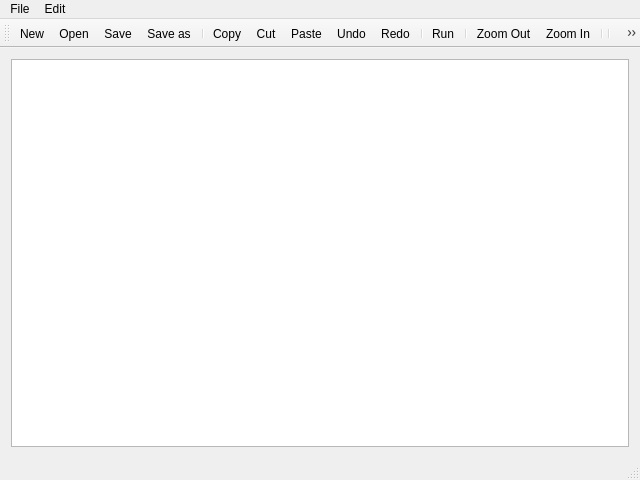
<?xml version="1.0" encoding="UTF-8"?>
<ui version="4.0">
 <class>Editor</class>
 <widget class="QMainWindow" name="Editor">
  <property name="geometry">
   <rect>
    <x>0</x>
    <y>0</y>
    <width>640</width>
    <height>480</height>
   </rect>
  </property>
  <property name="windowTitle">
   <string>Editor</string>
  </property>
  <widget class="QWidget" name="centralWidget">
   <layout class="QVBoxLayout" name="verticalLayout">
    <item>
     <widget class="QTextEdit" name="textEdit"/>
    </item>
   </layout>
  </widget>
  <widget class="QMenuBar" name="menuBar">
   <property name="geometry">
    <rect>
     <x>0</x>
     <y>0</y>
     <width>640</width>
     <height>22</height>
    </rect>
   </property>
   <widget class="QMenu" name="menuFile">
    <property name="title">
     <string>File</string>
    </property>
    <addaction name="actionNew"/>
    <addaction name="actionOpen"/>
    <addaction name="actionSave"/>
    <addaction name="actionSave_as"/>
    <addaction name="separator"/>
    <addaction name="actionExit"/>
   </widget>
   <widget class="QMenu" name="menuEdit">
    <property name="title">
     <string>Edit</string>
    </property>
    <addaction name="actionCopy"/>
    <addaction name="actionCut"/>
    <addaction name="actionPaste"/>
    <addaction name="separator"/>
    <addaction name="actionUndo"/>
    <addaction name="actionRedo"/>
    <addaction name="separator"/>
    <addaction name="actionZoomOut"/>
    <addaction name="actionZoomIn"/>
    <addaction name="separator"/>
    <addaction name="actionRun"/>
   </widget>
   <addaction name="menuFile"/>
   <addaction name="menuEdit"/>
  </widget>
  <widget class="QToolBar" name="mainToolBar">
   <attribute name="toolBarArea">
    <enum>TopToolBarArea</enum>
   </attribute>
   <attribute name="toolBarBreak">
    <bool>false</bool>
   </attribute>
   <addaction name="actionNew"/>
   <addaction name="actionOpen"/>
   <addaction name="actionSave"/>
   <addaction name="actionSave_as"/>
   <addaction name="separator"/>
   <addaction name="actionCopy"/>
   <addaction name="actionCut"/>
   <addaction name="actionPaste"/>
   <addaction name="actionUndo"/>
   <addaction name="actionRedo"/>
   <addaction name="separator"/>
   <addaction name="actionRun"/>
   <addaction name="separator"/>
   <addaction name="actionZoomOut"/>
   <addaction name="actionZoomIn"/>
   <addaction name="separator"/>
   <addaction name="separator"/>
   <addaction name="actionExit"/>
  </widget>
  <widget class="QStatusBar" name="statusBar"/>
  <action name="actionNew">
   <property name="icon">
    <iconset resource="Editor.qrc">
     <normaloff>:/assets/images/new.png</normaloff>:/assets/images/new.png</iconset>
   </property>
   <property name="text">
    <string>New</string>
   </property>
   <property name="toolTip">
    <string>New text file</string>
   </property>
   <property name="statusTip">
    <string>Create a new text file</string>
   </property>
   <property name="shortcut">
    <string>Ctrl+N</string>
   </property>
  </action>
  <action name="actionOpen">
   <property name="icon">
    <iconset resource="Editor.qrc">
     <normaloff>:/assets/images/open.png</normaloff>:/assets/images/open.png</iconset>
   </property>
   <property name="text">
    <string>Open</string>
   </property>
   <property name="toolTip">
    <string>Open file</string>
   </property>
   <property name="statusTip">
    <string>Open an existing text file</string>
   </property>
   <property name="shortcut">
    <string>Ctrl+O</string>
   </property>
  </action>
  <action name="actionSave">
   <property name="icon">
    <iconset resource="Editor.qrc">
     <normaloff>:/assets/images/save.png</normaloff>:/assets/images/save.png</iconset>
   </property>
   <property name="text">
    <string>Save</string>
   </property>
   <property name="toolTip">
    <string>Save file</string>
   </property>
   <property name="statusTip">
    <string>Save the text file to disk</string>
   </property>
   <property name="shortcut">
    <string>Ctrl+S</string>
   </property>
  </action>
  <action name="actionSave_as">
   <property name="icon">
    <iconset resource="Editor.qrc">
     <normaloff>:/assets/images/save_as.png</normaloff>:/assets/images/save_as.png</iconset>
   </property>
   <property name="text">
    <string>Save as</string>
   </property>
   <property name="toolTip">
    <string>Save file as</string>
   </property>
   <property name="statusTip">
    <string>Save the text file under a new name</string>
   </property>
   <property name="shortcut">
    <string>Ctrl+Shift+S</string>
   </property>
  </action>
  <action name="actionExit">
   <property name="icon">
    <iconset resource="Editor.qrc">
     <normaloff>:/assets/images/exit.png</normaloff>:/assets/images/exit.png</iconset>
   </property>
   <property name="text">
    <string>Exit</string>
   </property>
   <property name="toolTip">
    <string>Exit Editor</string>
   </property>
   <property name="statusTip">
    <string>Exit the application</string>
   </property>
   <property name="shortcut">
    <string>Ctrl+Q</string>
   </property>
  </action>
  <action name="actionCopy">
   <property name="icon">
    <iconset resource="Editor.qrc">
     <normaloff>:/assets/images/copy.png</normaloff>:/assets/images/copy.png</iconset>
   </property>
   <property name="text">
    <string>Copy</string>
   </property>
   <property name="statusTip">
    <string>Copy selected text to clipboard</string>
   </property>
   <property name="shortcut">
    <string>Ctrl+C</string>
   </property>
  </action>
  <action name="actionCut">
   <property name="icon">
    <iconset resource="Editor.qrc">
     <normaloff>:/assets/images/cut.png</normaloff>:/assets/images/cut.png</iconset>
   </property>
   <property name="text">
    <string>Cut</string>
   </property>
   <property name="statusTip">
    <string>Cut selected text to clipboard</string>
   </property>
   <property name="shortcut">
    <string>Ctrl+X</string>
   </property>
  </action>
  <action name="actionPaste">
   <property name="icon">
    <iconset resource="Editor.qrc">
     <normaloff>:/assets/images/paste.png</normaloff>:/assets/images/paste.png</iconset>
   </property>
   <property name="text">
    <string>Paste</string>
   </property>
   <property name="statusTip">
    <string>Paste text from clipboard to cursor position</string>
   </property>
   <property name="shortcut">
    <string>Ctrl+V</string>
   </property>
  </action>
  <action name="actionUndo">
   <property name="icon">
    <iconset resource="Editor.qrc">
     <normaloff>:/assets/images/edit_undo.png</normaloff>:/assets/images/edit_undo.png</iconset>
   </property>
   <property name="text">
    <string>Undo</string>
   </property>
   <property name="statusTip">
    <string>Undo changes</string>
   </property>
   <property name="shortcut">
    <string>Ctrl+Z</string>
   </property>
  </action>
  <action name="actionRedo">
   <property name="icon">
    <iconset resource="Editor.qrc">
     <normaloff>:/assets/images/edit_redo.png</normaloff>:/assets/images/edit_redo.png</iconset>
   </property>
   <property name="text">
    <string>Redo</string>
   </property>
   <property name="statusTip">
    <string>Redo changes</string>
   </property>
   <property name="shortcut">
    <string>Ctrl+Y</string>
   </property>
  </action>
  <action name="actionZoomOut">
   <property name="icon">
    <iconset resource="Editor.qrc">
     <normaloff>:/assets/images/zoom_out.png</normaloff>:/assets/images/zoom_out.png</iconset>
   </property>
   <property name="text">
    <string>Zoom Out</string>
   </property>
   <property name="statusTip">
    <string>Zoom out text</string>
   </property>
   <property name="shortcut">
    <string>Ctrl+-</string>
   </property>
  </action>
  <action name="actionZoomIn">
   <property name="icon">
    <iconset resource="Editor.qrc">
     <normaloff>:/assets/images/zoom_in.png</normaloff>:/assets/images/zoom_in.png</iconset>
   </property>
   <property name="text">
    <string>Zoom In</string>
   </property>
   <property name="statusTip">
    <string>Zoom in text</string>
   </property>
   <property name="shortcut">
    <string>Ctrl+=</string>
   </property>
  </action>
  <action name="actionAbout">
   <property name="icon">
    <iconset resource="Editor.qrc">
     <normaloff>:/assets/images/info.png</normaloff>:/assets/images/info.png</iconset>
   </property>
   <property name="text">
    <string>About</string>
   </property>
   <property name="toolTip">
    <string>About Editor</string>
   </property>
   <property name="statusTip">
    <string>Show info about Editor</string>
   </property>
  </action>
  <action name="actionRun">
   <property name="icon">
    <iconset resource="Editor.qrc">
     <normaloff>:/assets/images/run.png</normaloff>:/assets/images/run.png</iconset>
   </property>
   <property name="text">
    <string>Run</string>
   </property>
   <property name="statusTip">
    <string>Run program</string>
   </property>
   <property name="shortcut">
    <string>F8</string>
   </property>
  </action>
 </widget>
 <layoutdefault spacing="6" margin="11"/>
 <resources>
  <include location="Editor.qrc"/>
 </resources>
 <connections/>
</ui>
